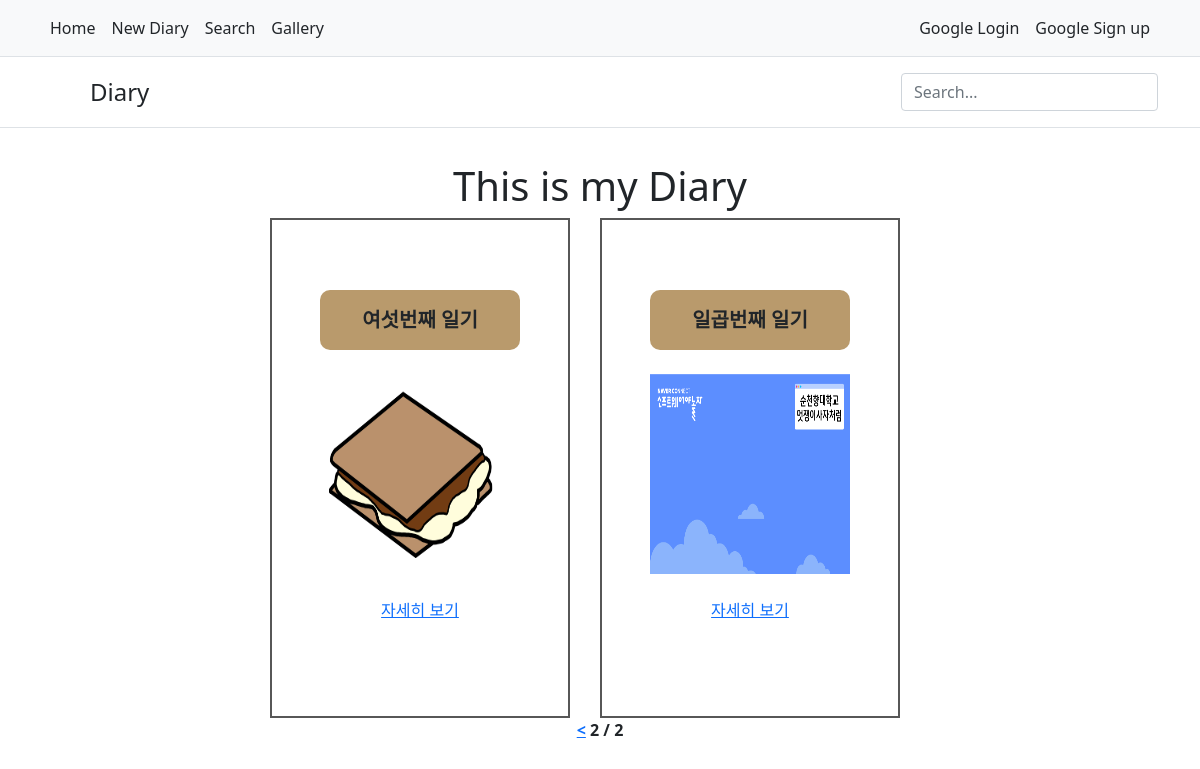
Screenshot of /?page=2 with the database file from the repository.
### diary/models.py (models this page shows, shortened)
class Diary(models.Model):
    title = models.CharField(max_length=50, default='')
    body = models.TextField(default='')
    time = models.DateTimeField()
    photo = models.ImageField(upload_to="diary/", blank=True, null=True)
    weather = models.CharField(max_length=20, default='')

### diary/views.py (the view)
# urls.py: 2. Add a URL to urlpatterns:  path('', views.home, name='home')
def home(request):
    diaryList = Diary.objects.all()
    paginator = Paginator(diaryList, 3)
    page_number = request.GET.get('page')
    page = paginator.get_page(page_number)
    search_word = request.POST.get('search_word')
    if search_word:
        diarys = diaryList.filter(title__icontains = search_word)
        return render(request, 'search.html', {'diary':diarys, 'search_word':search_word})
    return render(request, 'home.html', {'diary':page})

### diary/templates/home.html (shortened to what this page needs)
{% extends 'base.html' %}
{% load static %}
{% block link %} {% static 'css/home.css' %} {% endblock %}
    {% block body %}
    <h1>This is my Diary</h1>
    <div id="direction">
        {% for diaryDetail in diary %}
        <div class="diaryDetail">
            <span class="diaryTitle">{{diaryDetail.title}}</span><br>
            <span><img src="{{diaryDetail.photo.url}}" width="200" height="200" ></span><br>
            <a href="{% url 'detail' diaryDetail.id %}">
                자세히 보기
            </a><br>
        </div>
        {% endfor %}
    </div>
    <div class="diaryButton">
        {% if diary.has_previous %}
        <a href='?page={{diary.previous_page_number}}'><</a>
        {% endif %}
        <span>{{diary.number}}</span>
        <span>/</span>
        <span>{{diary.paginator.num_pages}}</span>
    </div>
    {% endblock %}

### diary/static/css/home.css (style rules this page uses)
#direction { display: flex; flex-direction: row; }
.diaryDetail { display: flex; width: 300px; height: 500px; justify-content: center; align-items: center; border: 2px solid rgb(87, 87, 87); flex-direction: column; margin-right: 30px; border-radius: px; }
.diaryTitle { display: flex; width: 200px; height: 60px; justify-content: center; align-items: center; background-color: rgb(185, 154, 108); border-radius: 10px; font-size: 20px; font-weight: bolder; }
.diaryButton { font-weight: bold; }

### rows the page displays
Diary: title "여섯번째 일기", photo (picture)
Diary: title "일곱번째 일기", photo (picture)

### other values shown
{{ diary.number }} "2"
{{ diary.paginator.num_pages }} "2"
